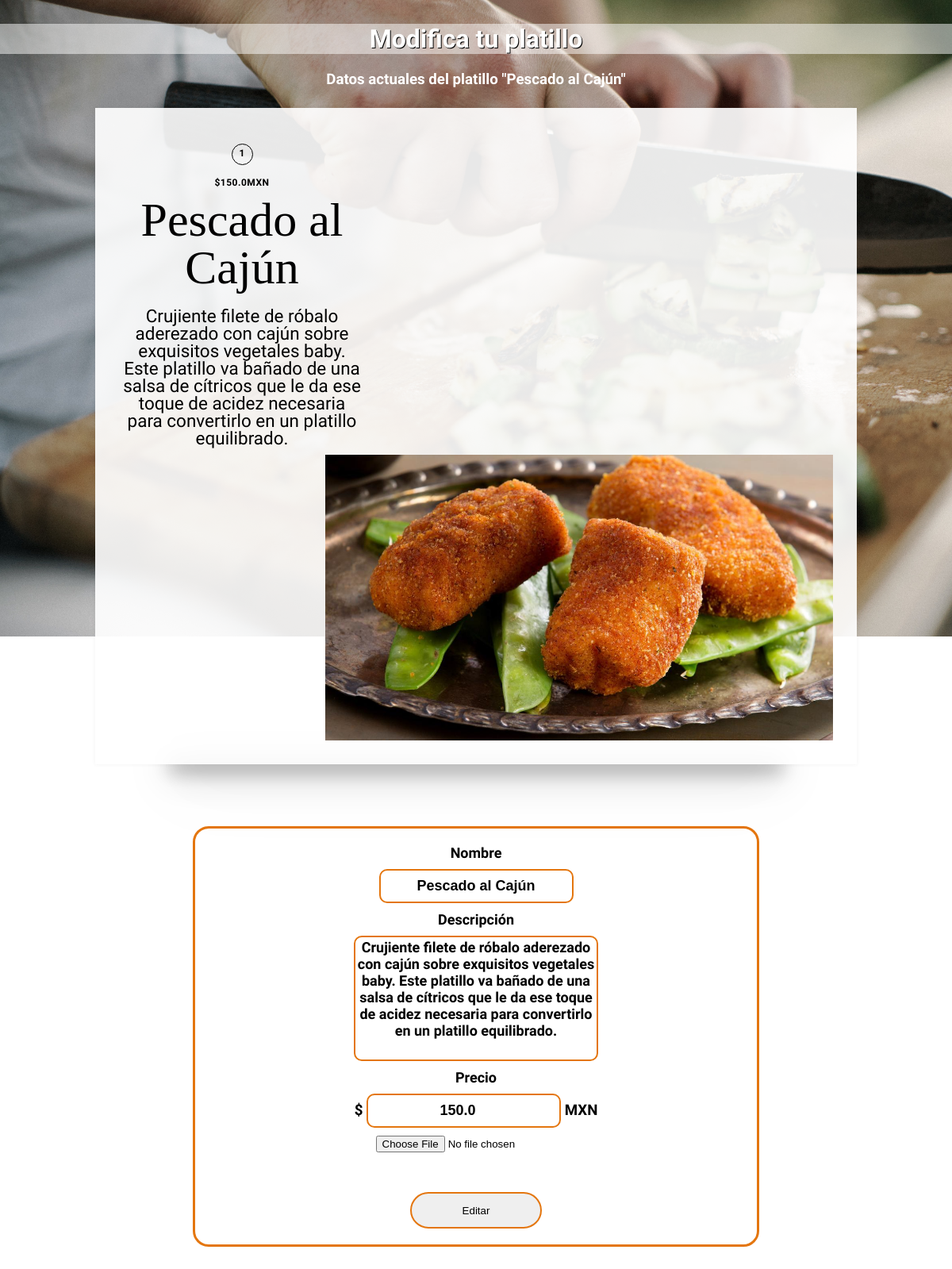
The page /platillo/editar (signed in) on the database its author committed.
### platillo/models.py (models this page shows, shortened)
class Platillo(models.Model):
    id = models.AutoField(primary_key=True)
    nombre = models.CharField(max_length=200, unique=True)
    descripcion = models.CharField(max_length=500, null=True)
    precio = models.FloatField(null=False, default=0)
    imagen = models.ImageField(null=True, upload_to=directorio_imagen)
    categoria = models.ForeignKey(
        'categoria.Categoria', on_delete=models.CASCADE)
    class Meta:
        db_table = 'platillo'
        verbose_name_plural = "Platillos"

### platillo/urls.py (the view)
    def _inner(request, *args, **kwargs):
        if not request.user.is_superuser:
            raise PermissionDenied
        return function(request, *args, **kwargs)

### platillo/forms.py (shortened to what this page needs)
class FormularioEditarPlatillo(forms.ModelForm):
    nombre = forms.CharField(label="nombre", max_length=250, required=True, widget=forms.TextInput(
        attrs={'class': 'campo', 'name': 'nombre'}))
    descripcion = forms.CharField(label="descripcion", max_length=500, required=False, widget=forms.Textarea(
        attrs={'class': 'campoDescripcion', 'name': 'descripcion'}))
    precio = forms.FloatField(label="precio", required=True, widget=forms.NumberInput(
        attrs={'class': 'campo', 'name': 'precio'}))
    imagen = forms.FileField(label="imagen", required=False, widget=FileInput)
    class Meta:
        db_table = "platillo"
        model = Platillo
        fields = ("nombre", "descripcion", "precio", "imagen")

### platillo/urls.py (called while the page is built)
def superuser_only(function):
    def _inner(request, *args, **kwargs):
        if not request.user.is_superuser:
            raise PermissionDenied
        return function(request, *args, **kwargs)
    return _inner

### platillo/views.py (called while the page is built)
    def get(self, request):
        platillo_original = Platillo.objects.get(pk=request.session.get('id'))
        formulario = FormularioEditarPlatillo(instance=platillo_original)
        contexto = {"formulario": formulario,
                    "platillo_original": platillo_original}
        return render(request, self.template, contexto)

### platillo/templates/platillo/editar_platillo.html (shortened to what this page needs)
{% load static %}
<link rel="stylesheet" type="text/css" href={% static 'platillo/css/editar_platillo.css'%}>
<h1> Modifica tu platillo </h1>
<h3> Datos actuales del platillo "{{platillo_original.nombre}}" <h3>
<div class="card-container">
  <div class="card u-clearfix">
    <div class="card-body">
      <span class="card-number card-circle subtle">{{platillo_original.id}}</span>
      <span class="card-author subtle">${{platillo_original.precio}}MXN</span>
      <h2 class="card-title">{{platillo_original.nombre}}</h2>
      <span class="card-description subtle">{{platillo_original.descripcion}}</span>
    </div>
    <img src="{{platillo_original.imagen.url}}" alt="" class="card-media" height="360" width="auto"/>
  </div>
</div><br>
<div id="container">
    <form action="" method="POST" enctype="multipart/form-data">
        <label for="nombre">Nombre</label><br>
        {{ formulario.nombre }}<br>
        <label for="descripcion">Descripción</label><br>
        {{ formulario.descripcion }}<br>
        <label for="precio">Precio</label><br>
        $ {{ formulario.precio }} MXN<br>
        {{ formulario.imagen }}<br>
        <input id="btnCrear" value="Editar" type="submit">
    </form>
  </div>

### platillo/static/platillo/css/editar_platillo.css (style rules this page uses)
h1 { margin-top: 30px; background: rgba(255, 255, 255, 0.5); text-shadow: 1px 1px black; }
#container { color: black; height: 80vh; display: flex; flex-wrap: nowrap; flex-direction: column; justify-content: center; align-items: center; align-content: center; margin-top: 10px; }
#container form { background: rgba(255, 255, 255, 0.863); padding: 20px 200px 20px 200px; border-radius: 20px; border: solid rgba(228, 118, 15); }
.campo { height: 35px; background: rgba(255, 255, 255, 0.9); border: solid 2px rgba(228, 118, 15); border-radius: 10px; margin: 10px 0px 10px 0px; text-align: center; font-weight: bold; font-size: large; padding: 2px 0px 2px 0px; }
.campoDescripcion { width: 300; height: 150; resize: none; background: rgba(255, 255, 255, 0.9); border: solid 2px rgba(228, 118, 15); border-radius: 10px; font-size: large; font-family: "Istok Web", sans-serif; margin: 10px 0px 10px 0px; text-align: center; font-weight: bold; }
label { font-size: large; font-weight: bolder; font-family: "Istok Web", sans-serif; }
#btnCrear { margin-top: 50px; height: 40px; width: 150px; border: solid 2px rgba(228, 118, 15); border-radius: 80px; transition: all 1s ease; transform: scale(1); cursor: pointer; }
*, *:before, *:after { box-sizing: inherit; }
.u-clearfix:before, .u-clearfix:after { content: " "; display: table; }
.u-clearfix:after { clear: both; }
.u-clearfix { *zoom: 1; }
.subtle { color: black; }
.card-container { margin: 25px auto 0; position: relative; width: 80vw; }
.card { background-color: rgba(255, 255, 255, 0.911); padding: 30px; position: relative; box-shadow: 0 0 5px rgba(75, 75, 75, 0.07); z-index: 1; }
.card-body { display: inline-block; float: left; width: 310px; }
.card-number { margin-top: 15px; }
.card-circle { border: 1px solid black; border-radius: 50%; display: inline-block; line-height: 22px; font-size: 12px; height: 25px; text-align: center; width: 25px; }
.card-author { display: block; font-size: 12px; letter-spacing: 0.5px; margin: 15px 0 0; text-transform: uppercase; }
.card-title { font-family: "Cormorant Garamond", serif; color: black; font-size: 60px; font-weight: 300; line-height: 60px; margin: 10px 0; }
.card-description { display: inline-block; font-weight: 300; line-height: 22px; margin: 10px 0; font-size: larger; }
.card-media { float: right; }

### rows shown on the page
Platillo: nombre "Pescado al Cajún", id "1", precio "150.0", descripcion "Crujiente filete de róbalo aderezado con cajún sobre exquisitos vegetales baby. Este platillo va bañado de una salsa de cítricos que le da ese toque de acidez necesaria para convertirlo en un platillo equilibrado.", imagen (picture)
